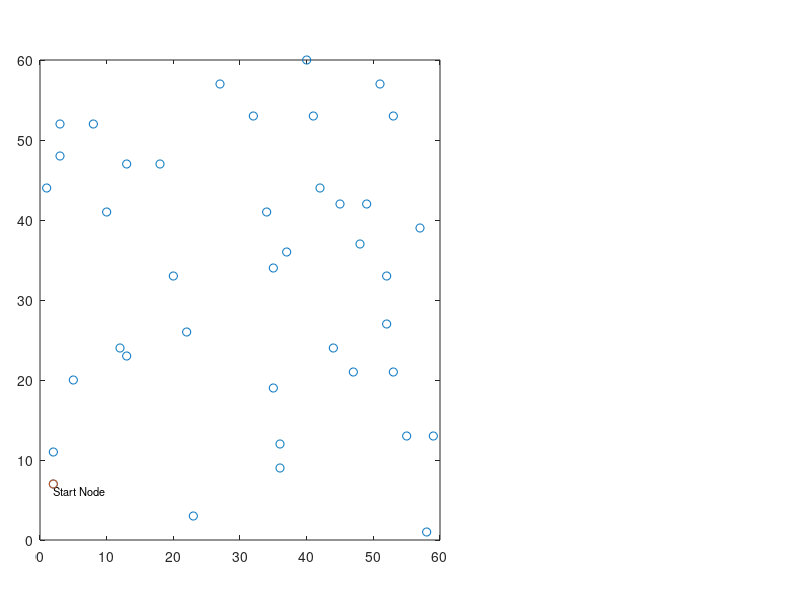

Recreate this plot in MATLAB. (Note: this script raises an error after producing the figure.)
clear all
close all

%MIKAEL KINDBLOM, ANT COLONY OPTIMIZATION, MANUFACTURING OPTIMIZATION

%This algorithm uses the files ACO, AntRoulette and AntProbability
%The nodes in the world are generated randomly.

% modify these parameters to your liking
nodes=40;
ants=6;
itThres=300;

%world map parameters (node location generated randomly)
%The world map is a (scale) x (scale) 2d map.
scale=60;
cityLocs=round(rand(nodes,2)*scale);


%Deposited amount on each edge (rows) for each ant (columns)
deltaTauAnt=zeros(nodes,nodes,ants);
deltaTau=0;

%initializing parameters
tau=ones(nodes,nodes)/2;
tau(1:1+size(tau,1):end)=0;
tau(:,:)=triu(tau(:,:))+tril(tau(:,:))';
antPathLength=zeros(ants);
Q=0.001;   %Additional factor that can be adjusted (influence of distance)
p=0.5;   %evaporation rate


%Compute the distances between all nodes
for i1=1:nodes
    for i2=1:nodes
        distances(i1,i2)=norm([cityLocs(i1,:)-cityLocs(i2,:)],2);
    end
end

%compute eta (=1/L_k)
eta=1./distances;
eta(1:1+size(eta,1):end)=0;
eta(:,:)=triu(eta(:,:))+tril(eta(:,:))';

%Create starting node in low left corner
for i=1:length(cityLocs(:,1))
    smallest(i)=norm([cityLocs(i,1),cityLocs(i,2)],2);
end
[val,startNode]=min(smallest);


%Start Loop
for iter=1:itThres
    %preallocate matrices
    antLocation=zeros(nodes+1,ants);
    antPathLength=zeros(ants);
    
    %Walk through all nodes in the map for all ants
    for ant=1:ants
        pos2 = [0.05 0.10 0.50 0.8];
        subplot('Position',pos2)
        plot(cityLocs(:,1),cityLocs(:,2),'o')
        hold on
        axis([0 scale 0 scale]);
        text(cityLocs(startNode,1),cityLocs(startNode,2)-0.015*scale,'Start Node','Color','black','FontSize',8)
        plot(cityLocs(startNode,1),cityLocs(startNode,2),'o')
        hold on
        
        %Define startNode as starting point for all ants
        antLocation(1,ant)=startNode;
        currentNode=antLocation(find(antLocation(:,ant),1,'last'),ant);
        
        for j=1:nodes-1
            %if we are at currentNode, based off the available non-visited
            %nodes, what will be the probabilities for visiting these nodes
            [acceptedNodes,prob]=AntProbability(antLocation,currentNode,nodes,ant,tau,eta);
            %From the probabilities, What will the roulettewheel choose next?
            antLocation(find(antLocation(:,ant),1,'last')+1,ant)=AntRoulette(prob,currentNode,nodes,acceptedNodes);
            %Update the length of the path for this ant
            antPathLength(ant)=antPathLength(ant)+distances(antLocation(find(antLocation(:,ant),1,'last'),ant),antLocation(find(antLocation(:,ant),1,'last')-1,ant));
            currentNode=antLocation(find(antLocation(:,ant),1,'last'),ant);
        end
        %return to the initial node
        antLocation(find(antLocation(:,ant),1,'last')+1,ant)=antLocation(1,ant);
        antPathLength(ant)=antPathLength(ant)+distances(antLocation(find(antLocation(:,ant),1,'last'),ant),antLocation(find(antLocation(:,ant),1,'last')-1,ant));
        
    end
    
    %Deposited amount of pheromone for each edge and ant (Local Update)
    for ant=1:ants
        for pos=2:1:nodes+1
            deltaTauAnt(antLocation(pos,ant),antLocation(pos-1,ant),ant)=Q/antPathLength(ant);
        end
    end
    
    %Make the matrix upper triangular
    for i=1:ants
        %set that from (node x -> node y) == (node y -> node x)
        deltaTauAnt(:,:,i)=triu(deltaTauAnt(:,:,i))+tril(deltaTauAnt(:,:,i))';
    end
    deltaTau=0;
    for i=1:ants
        %sum the contribution from all ants
        deltaTau=deltaTau+deltaTauAnt(:,:,i);
    end
    
    for x=1:nodes
        for y=1:nodes
            %Add the evaporation factor
            tau(x,y)=(1-p)*tau(x,y)+deltaTau(x,y);
        end
    end
    
    for i=1:nodes
        xdif=[cityLocs(antLocation(i,ant),1),cityLocs(antLocation(i+1,ant),1)];
        ydif=[cityLocs(antLocation(i,ant),2),cityLocs(antLocation(i+1,ant),2)];
        line(xdif,ydif);
    end
    drawnow
    hold on
    title({"Ant Colony Optimization with " + nodes + " nodes, " + ants + " ants and " + itThres " iterations."});
    hold off
    pos1 = [0.65 0.10 0.30 0.8];
    subplot('Position',pos1)
    plot(iter,antPathLength(1),'o')
    axis([0 itThres 0 inf]);
    hold on
    xlabel('Iteration')
    ylabel('Total path distance')
    clearvars -except ants cityLocs tau distances eta startNode...
        scale p itThres nodes Q iter
    
end


